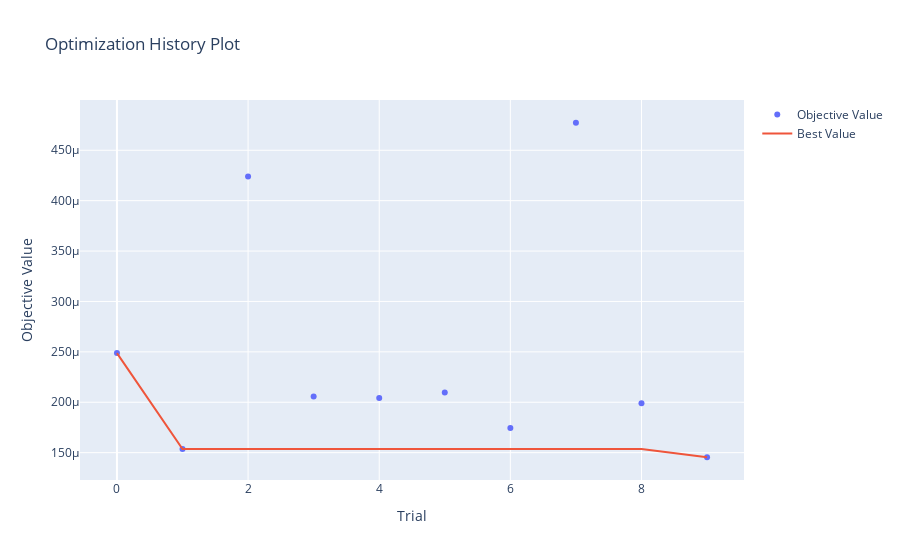
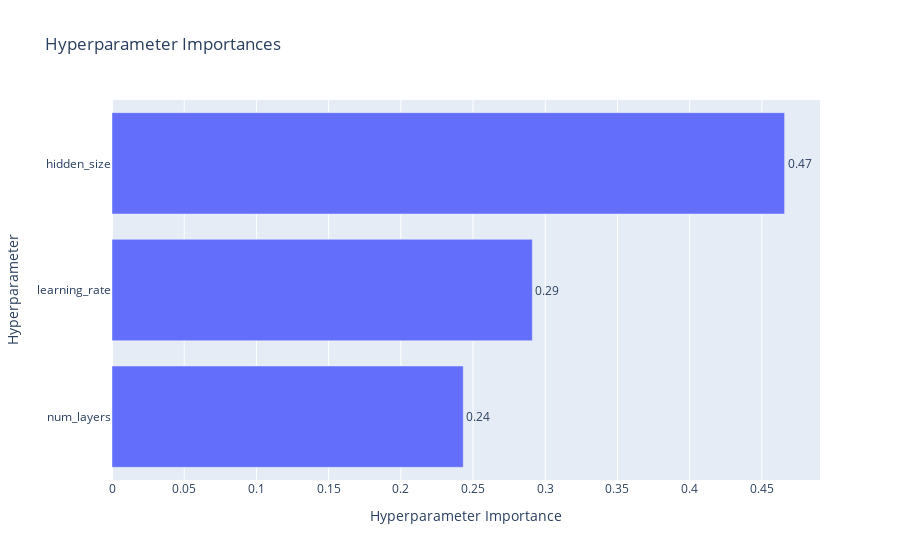

These figures' notebook cell, in order:
### Markdown cell above
### Hyperparameter tuning

This segment uses Optuna for LSTM hyperparameter tuning to optimize state-of-charge estimation for batteries. It defines an objective function to suggest hyperparameters like hidden size and number of layers for the LSTM model. The model is trained and validated, focusing on minimizing validation loss. The best hyperparameters are identified from the trials. The script includes visualization of the optimization history and the importance of different hyperparameters, providing insights into the tuning process.

### Code cell
if not skip_optuna:
    # Define Optuna objective function
    def objective(trial):
        # Suggest hyperparameters
        hidden_size = trial.suggest_int('hidden_size', 10, 100)
        num_layers = trial.suggest_int('num_layers', 1, 5)
        learning_rate = trial.suggest_float('learning_rate', 1e-5, 1e-1, log=True)

        # Instantiate model with suggested hyperparameters
        model = SoCLSTM(input_size=len(FEATURE_COLS), hidden_size=hidden_size, num_layers=num_layers).type(torch.float32).to(device)

        # Define your loss function and optimizer with suggested hyperparameters
        criterion = nn.MSELoss()
        optimizer = optim.Adam(model.parameters(), lr=learning_rate)

        # Call your train and validate function
        history = train_and_validate(model, criterion, optimizer, train_loader, val_loader, EPOCHS, device)

        # Extract last validation loss
        last_val_loss = history['val_loss'][-1]
        return last_val_loss

    # Optuna study
    study = optuna.create_study(direction='minimize')
    study.optimize(objective, n_trials=10)

    # Extract best trial
    best_trial = study.best_trial
    print(f"Best trial: {best_trial}")

    best_hyperparams = study.best_trial.params
    print('Best hyperparameters:', best_hyperparams)

    # Visualize the optimization process
    from optuna.visualization import plot_optimization_history, plot_param_importances

    # Plot optimization history
    optimization_history = plot_optimization_history(study)
    optimization_history.show()

    # Plot hyperparameter importance
    param_importances = plot_param_importances(study)
    param_importances.show()

### Figure 1 — Plotly figure (JSON) as saved in the notebook; plotly's stock layout.template omitted (floating-point values rounded to 4 significant figures)
{"data": [{"mode": "markers", "name": "Objective Value", "type": "scatter", "x": [0, 1, 2, 3, 4, 5, 6, 7, 8, 9], "y": [0.0002488, 0.0001536, 0.0004239, 0.0002057, 0.0002043, 0.0002098, 0.0001744, 0.0004773, 0.000199, 0.0001454]}, {"mode": "lines", "name": "Best Value", "type": "scatter", "x": [0, 1, 2, 3, 4, 5, 6, 7, 8, 9], "y": [0.0002488, 0.0001536, 0.0001536, 0.0001536, 0.0001536, 0.0001536, 0.0001536, 0.0001536, 0.0001536, 0.0001454]}, {"marker": {"color": "#cccccc"}, "mode": "markers", "name": "Infeasible Trial", "showlegend": false, "type": "scatter", "x": [], "y": []}], "layout": {"autosize": true, "title": {"text": "Optimization History Plot"}, "xaxis": {"autorange": true, "range": [-0.5503, 9.55], "title": {"text": "Trial"}, "type": "linear"}, "yaxis": {"autorange": true, "range": [0.0001181, 0.0005047], "title": {"text": "Objective Value"}, "type": "linear"}}}

### Figure 2 — Plotly figure (JSON) as saved in the notebook; plotly's stock layout.template omitted (floating-point values rounded to 4 significant figures)
{"data": [{"cliponaxis": false, "hovertemplate": ["num_layers (IntDistribution): 0.24321218315339704<extra></extra>", "learning_rate (FloatDistribution): 0.2910587744153845<extra></extra>", "hidden_size (IntDistribution): 0.4657290424312185<extra></extra>"], "name": "Objective Value", "orientation": "h", "text": ["0.24", "0.29", "0.47"], "textposition": "outside", "type": "bar", "x": [0.2432, 0.2911, 0.4657], "y": ["num_layers", "learning_rate", "hidden_size"]}], "layout": {"autosize": true, "title": {"text": "Hyperparameter Importances"}, "xaxis": {"autorange": true, "range": [0, 0.4902], "title": {"text": "Hyperparameter Importance"}, "type": "linear"}, "yaxis": {"autorange": true, "range": [-0.5, 2.5], "title": {"text": "Hyperparameter"}, "type": "category"}}}
